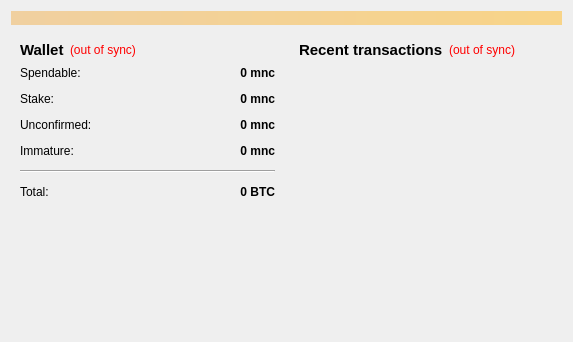
<?xml version="1.0" encoding="UTF-8"?>
<ui version="4.0">
 <class>OverviewPage</class>
 <widget class="QWidget" name="OverviewPage">
  <property name="geometry">
   <rect>
    <x>0</x>
    <y>0</y>
    <width>573</width>
    <height>342</height>
   </rect>
  </property>
  <property name="windowTitle">
   <string>Form</string>
  </property>
  <layout class="QVBoxLayout" name="topLayout">
   <item>
    <widget class="QLabel" name="labelAlerts">
     <property name="visible">
      <bool>false</bool>
     </property>
     <property name="styleSheet">
      <string notr="true">background-color: qlineargradient(x1: 0, y1: 0, x2: 1, y2: 0, stop:0 #F0D0A0, stop:1 #F8D488);  color:#000000
</string>
     </property>
     <property name="wordWrap">
      <bool>true</bool>
     </property>
     <property name="margin">
      <number>3</number>
     </property>
    </widget>
   </item>
   <item>
    <layout class="QHBoxLayout" name="horizontalLayout" stretch="1,1">
     <item>
      <layout class="QVBoxLayout" name="verticalLayout_2">
       <item>
        <widget class="QWidget" name="widget" native="true">
         <layout class="QVBoxLayout" name="verticalLayout_4">
          <item>
           <layout class="QHBoxLayout" name="horizontalLayout_4">
            <item>
             <widget class="QLabel" name="label_5">
              <property name="font">
               <font>
                <pointsize>11</pointsize>
                <weight>75</weight>
                <bold>true</bold>
               </font>
              </property>
              <property name="text">
               <string>Wallet</string>
              </property>
             </widget>
            </item>
            <item>
             <widget class="QLabel" name="labelWalletStatus">
              <property name="toolTip">
               <string>The displayed information may be out of date. Your wallet automatically synchronizes with the morningcoin network after a connection is established, but this process has not completed yet.</string>
              </property>
              <property name="styleSheet">
               <string notr="true">QLabel { color: red; }</string>
              </property>
              <property name="text">
               <string notr="true">(out of sync)</string>
              </property>
              <property name="alignment">
               <set>Qt::AlignLeading|Qt::AlignLeft|Qt::AlignVCenter</set>
              </property>
             </widget>
            </item>
            <item>
             <spacer name="horizontalSpacer_2">
              <property name="orientation">
               <enum>Qt::Horizontal</enum>
              </property>
              <property name="sizeHint" stdset="0">
               <size>
                <width>40</width>
                <height>20</height>
               </size>
              </property>
             </spacer>
            </item>
           </layout>
          </item>
          <item>
           <layout class="QFormLayout" name="formLayout_2">
            <property name="fieldGrowthPolicy">
             <enum>QFormLayout::AllNonFixedFieldsGrow</enum>
            </property>
            <property name="horizontalSpacing">
             <number>12</number>
            </property>
            <property name="verticalSpacing">
             <number>12</number>
            </property>
            <item row="0" column="0">
             <widget class="QLabel" name="label">
              <property name="text">
               <string>Spendable:</string>
              </property>
             </widget>
            </item>
            <item row="0" column="1">
             <widget class="QLabel" name="labelBalance">
              <property name="font">
               <font>
                <weight>75</weight>
                <bold>true</bold>
               </font>
              </property>
              <property name="cursor">
               <cursorShape>IBeamCursor</cursorShape>
              </property>
              <property name="toolTip">
               <string>Your current spendable balance</string>
              </property>
              <property name="text">
               <string notr="true">0 mnc</string>
              </property>
              <property name="alignment">
               <set>Qt::AlignRight|Qt::AlignTrailing|Qt::AlignVCenter</set>
              </property>
              <property name="textInteractionFlags">
               <set>Qt::LinksAccessibleByMouse|Qt::TextSelectableByKeyboard|Qt::TextSelectableByMouse</set>
              </property>
             </widget>
            </item>
            <item row="1" column="0">
             <widget class="QLabel" name="label_6">
              <property name="text">
               <string>Stake:</string>
              </property>
             </widget>
            </item>
            <item row="1" column="1">
             <widget class="QLabel" name="labelStake">
              <property name="font">
               <font>
                <weight>75</weight>
                <bold>true</bold>
               </font>
              </property>
              <property name="cursor">
               <cursorShape>IBeamCursor</cursorShape>
              </property>
              <property name="toolTip">
               <string>Total of coins that was staked, and do not yet count toward the current balance</string>
              </property>
              <property name="text">
               <string notr="true">0 mnc</string>
              </property>
              <property name="alignment">
               <set>Qt::AlignRight|Qt::AlignTrailing|Qt::AlignVCenter</set>
              </property>
              <property name="textInteractionFlags">
               <set>Qt::LinksAccessibleByMouse|Qt::TextSelectableByKeyboard|Qt::TextSelectableByMouse</set>
              </property>
             </widget>
            </item>
            <item row="2" column="0">
             <widget class="QLabel" name="label_3">
              <property name="text">
               <string>Unconfirmed:</string>
              </property>
             </widget>
            </item>
            <item row="2" column="1">
             <widget class="QLabel" name="labelUnconfirmed">
              <property name="font">
               <font>
                <weight>75</weight>
                <bold>true</bold>
               </font>
              </property>
              <property name="cursor">
               <cursorShape>IBeamCursor</cursorShape>
              </property>
              <property name="toolTip">
               <string>Total of transactions that have yet to be confirmed, and do not yet count toward the current balance</string>
              </property>
              <property name="text">
               <string notr="true">0 mnc</string>
              </property>
              <property name="alignment">
               <set>Qt::AlignRight|Qt::AlignTrailing|Qt::AlignVCenter</set>
              </property>
              <property name="textInteractionFlags">
               <set>Qt::LinksAccessibleByMouse|Qt::TextSelectableByKeyboard|Qt::TextSelectableByMouse</set>
              </property>
             </widget>
            </item>
            <item row="3" column="0">
             <widget class="QLabel" name="labelImmatureText">
              <property name="text">
               <string>Immature:</string>
              </property>
             </widget>
            </item>
            <item row="3" column="1">
             <widget class="QLabel" name="labelImmature">
              <property name="font">
               <font>
                <weight>75</weight>
                <bold>true</bold>
               </font>
              </property>
              <property name="toolTip">
               <string>Mined balance that has not yet matured</string>
              </property>
              <property name="text">
               <string notr="true">0 mnc</string>
              </property>
              <property name="alignment">
               <set>Qt::AlignRight|Qt::AlignTrailing|Qt::AlignVCenter</set>
              </property>
              <property name="textInteractionFlags">
               <set>Qt::LinksAccessibleByMouse|Qt::TextSelectableByKeyboard|Qt::TextSelectableByMouse</set>
              </property>
             </widget>
            </item>
            <item row="4" column="0" colspan="2">
             <widget class="Line" name="line">
              <property name="orientation">
               <enum>Qt::Horizontal</enum>
              </property>
             </widget>
            </item>
            <item row="5" column="0">
             <widget class="QLabel" name="labelTotalText">
              <property name="text">
               <string>Total:</string>
              </property>
             </widget>
            </item>
            <item row="5" column="1">
             <widget class="QLabel" name="labelTotal">
              <property name="font">
               <font>
                <weight>75</weight>
                <bold>true</bold>
               </font>
              </property>
              <property name="cursor">
               <cursorShape>IBeamCursor</cursorShape>
              </property>
              <property name="toolTip">
               <string>Your current total balance</string>
              </property>
              <property name="text">
               <string notr="true">0 BTC</string>
              </property>
              <property name="alignment">
               <set>Qt::AlignRight|Qt::AlignTrailing|Qt::AlignVCenter</set>
              </property>
              <property name="textInteractionFlags">
               <set>Qt::LinksAccessibleByMouse|Qt::TextSelectableByKeyboard|Qt::TextSelectableByMouse</set>
              </property>
             </widget>
            </item>
           </layout>
          </item>
         </layout>
        </widget>
       </item>
       <item>
        <spacer name="verticalSpacer">
         <property name="orientation">
          <enum>Qt::Vertical</enum>
         </property>
         <property name="sizeHint" stdset="0">
          <size>
           <width>20</width>
           <height>40</height>
          </size>
         </property>
        </spacer>
       </item>
      </layout>
     </item>
     <item>
      <layout class="QVBoxLayout" name="verticalLayout_3">
       <item>
        <widget class="QWidget" name="widget_2" native="true">
         <layout class="QVBoxLayout" name="verticalLayout">
          <item>
           <layout class="QHBoxLayout" name="horizontalLayout_2">
            <item>
             <widget class="QLabel" name="label_4">
              <property name="font">
               <font>
                <pointsize>11</pointsize>
                <weight>75</weight>
                <bold>true</bold>
               </font>
              </property>
              <property name="text">
               <string>&lt;b&gt;Recent transactions&lt;/b&gt;</string>
              </property>
             </widget>
            </item>
            <item>
             <widget class="QLabel" name="labelTransactionsStatus">
              <property name="toolTip">
               <string>The displayed information may be out of date. Your wallet automatically synchronizes with the morningcoin network after a connection is established, but this process has not completed yet.</string>
              </property>
              <property name="styleSheet">
               <string notr="true">QLabel { color: red; }</string>
              </property>
              <property name="text">
               <string notr="true">(out of sync)</string>
              </property>
              <property name="alignment">
               <set>Qt::AlignRight|Qt::AlignTrailing|Qt::AlignVCenter</set>
              </property>
             </widget>
            </item>
            <item>
             <spacer name="horizontalSpacer">
              <property name="orientation">
               <enum>Qt::Horizontal</enum>
              </property>
              <property name="sizeHint" stdset="0">
               <size>
                <width>40</width>
                <height>20</height>
               </size>
              </property>
             </spacer>
            </item>
           </layout>
          </item>
          <item>
           <widget class="QListView" name="listTransactions">
            <property name="styleSheet">
             <string notr="true">QListView { background: transparent; }</string>
            </property>
            <property name="frameShape">
             <enum>QFrame::NoFrame</enum>
            </property>
            <property name="verticalScrollBarPolicy">
             <enum>Qt::ScrollBarAlwaysOff</enum>
            </property>
            <property name="horizontalScrollBarPolicy">
             <enum>Qt::ScrollBarAlwaysOff</enum>
            </property>
            <property name="selectionMode">
             <enum>QAbstractItemView::NoSelection</enum>
            </property>
           </widget>
          </item>
         </layout>
        </widget>
       </item>
      </layout>
     </item>
    </layout>
   </item>
  </layout>
 </widget>
 <resources/>
 <connections/>
</ui>
